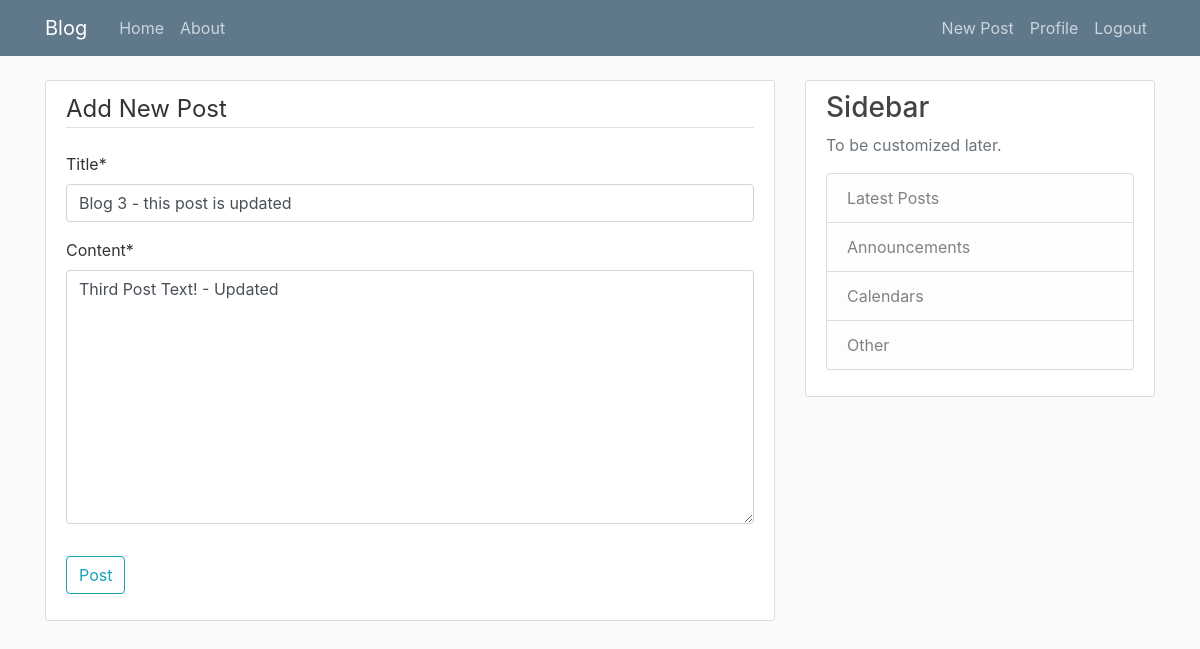
Screenshot of /post/3/update/ (signed in) with the database file from the repository.
### blog/models.py (models this page shows, shortened)
class Post(models.Model):
    title = models.CharField(max_length=100)
    content = models.TextField()
    date_posted = models.DateTimeField(default=timezone.now)
    author = models.ForeignKey(User, on_delete=models.CASCADE)

### blog/views.py (the view, shortened to what this page needs)
# urls.py: path('post/<int:pk>/update/', PostUpdateView.as_view(), name='post-update'),
class PostUpdateView(LoginRequiredMixin, UserPassesTestMixin, SuccessMessageMixin, UpdateView):
    model = Post
    fields = ['title', 'content']
    success_message = "Your post has been Updated!"
    def test_func(self):
        post = self.get_object()
        if self.request.user == post.author:
            return True
        else:
            return False

### blog/templates/blog/post_form.html (shortened to what this page needs)
{% extends "blog/base.html" %}
{% load crispy_forms_tags %}
{% block content %}
    <div class="content-section">
        <form method="POST">
            <fieldset class="form-group">
                <legend class="border-bottom mb-4">Add New Post</legend>
                {{ form|crispy }}
            </fieldset>
            <div class="form-group">
                <button class="btn btn-outline-info" type="submit">Post</button>
            </div>
        </form>
    </div>
{% endblock content %}

### blog/static/blog/main.css (style rules this page uses)
body { background: #fafafa; color: #333333; margin-top: 5rem; }
.content-section { background: #ffffff; padding: 10px 20px; border: 1px solid #dddddd; border-radius: 3px; margin-bottom: 20px; }

### rows the page displays
Post: title "Blog 3 - this post is updated", content "Third Post Text! - Updated"
